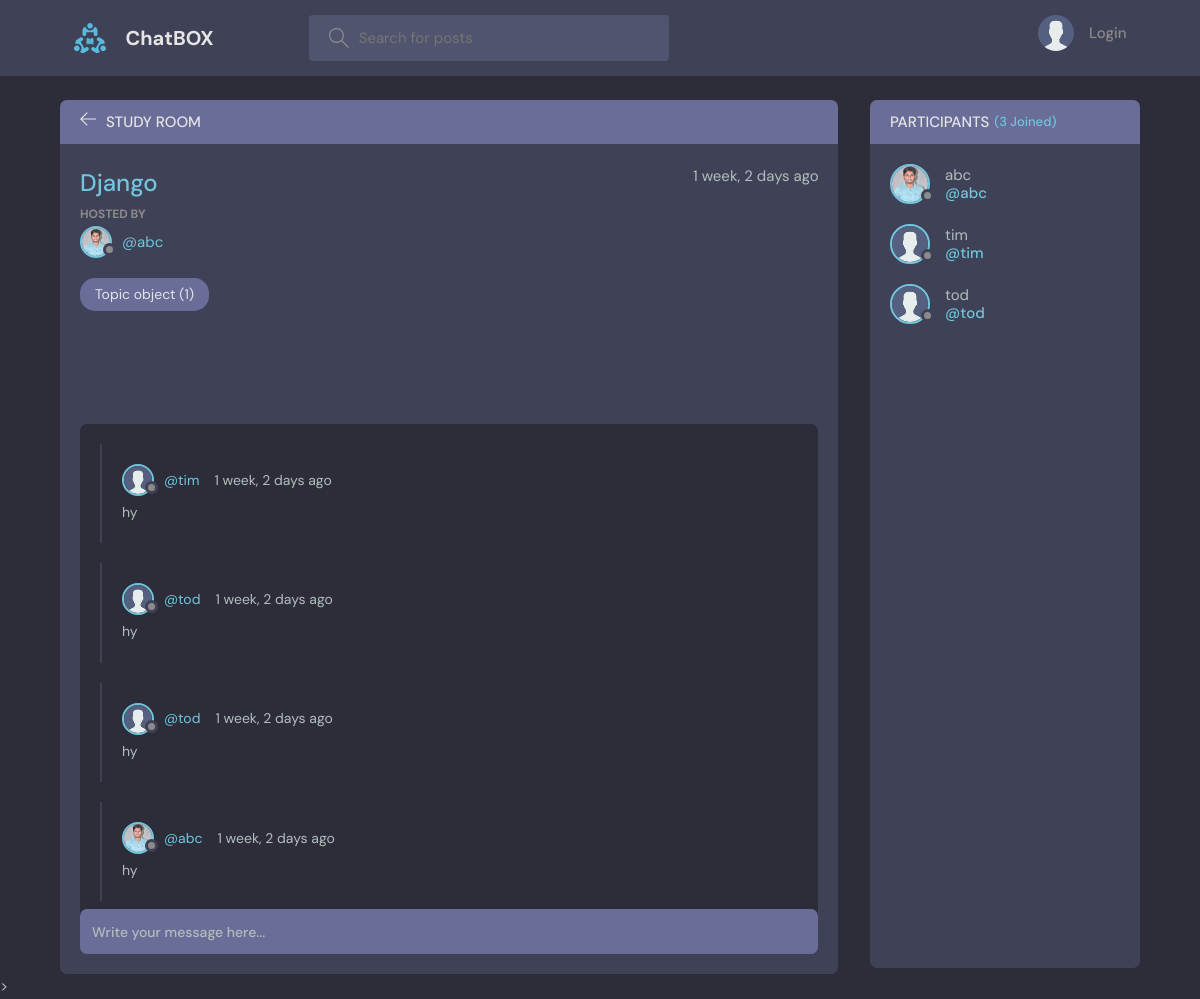
/second/1/, run on the app's committed database.
### project/log_app/models.py (models this page shows, shortened)
class Room(models.Model):
    host = models.ForeignKey(User, on_delete=models.SET_NULL,null=True)
    topic = models.ForeignKey(Topic, on_delete=models.SET_NULL,null=True)
    name = models.CharField(max_length=200)
    description = models.TextField(null=True, blank=True)
    participants = models.ManyToManyField(User, related_name='Participents', blank=True)
    updated = models.DateTimeField(auto_now=True)
    created = models.DateTimeField(auto_now_add=True)
    class Meta:
        ordering = ['-updated' , '-created']

class User(AbstractUser):
    name = models.CharField(max_length=200, null=True)
    email = models.EmailField(unique=True, null=True)
    bio = models.TextField(null=True)
    avatar = models.ImageField(null=True, default="avatar.svg")
    USERNAME_FIELD = 'email'
    REQUIRED_FIELDS = []

class Topic(models.Model):
    name = models.CharField(max_length=200)

class Massage(models.Model):
    user = models.ForeignKey(User, on_delete=models.CASCADE)
    room = models.ForeignKey(Room, on_delete=models.CASCADE)
    body = models.TextField()
    updated = models.DateTimeField(auto_now=True)
    created = models.DateTimeField(auto_now_add=True)

### project/log_app/views.py (the view, shortened to what this page needs)
# urls.py: path('second/<str:pk>/', views.second, name='second'),
def second(request, pk):
    room = Room.objects.get(id=pk)
    room_messages = room.massage_set.all().order_by('-created')
    participants =room.participants.all()
    context = {'room': room, 'room_messages':room_messages, 'participants':participants}
    return render(request, 'second.html', context)

### project/templates/second.html (shortened to what this page needs)
{% extends 'main.html' %}
{% block content %}
<main class="profile-page layout layout--2">
  <div class="container">
    <div class="room">
      <div class="room__top">
        <div class="room__topLeft">
          <a href="{% url 'first' %}">
            <svg version="1.1" xmlns="http://www.w3.org/2000/svg" width="32" height="32" viewBox="0 0 32 32">
              <title>arrow-left</title>
              <path
                d="M13.723 2.286l-13.723 13.714 13.719 13.714 1.616-1.611-10.96-10.96h27.625v-2.286h-27.625l10.965-10.965-1.616-1.607z">
              </path>
            </svg>
          </a>
          <h3>Study Room</h3>
        </div>
      </div>
      <div class="room__box scroll">
        <div class="room__header scroll">
          <div class="room__info">
            <h3>{{room.name}}</h3>
            <span>{{room.created|timesince}} ago</span>
          </div>
          <div class="room__hosted">
            <p>Hosted By</p>
            <a href="{% url 'user-profile' room.host.id %}" class="room__author">
              <div class="avatar avatar--small">
                <img src="{{room.host.avatar.url}}" />
              </div>
              <span>@{{room.host.username}}</span>
            </a>
          </div>
          <span class="room__topics">{{room.topic}}</span>
        </div>
        <div class="room__conversation">
          <div class="threads scroll">
            {% for message in room_messages %}
            <div class="thread">
              <div class="thread__top">
                <div class="thread__author">
                  <a href="{% url 'user-profile' message.user.id %}" class="thread__authorInfo">
                    <div class="avatar avatar--small">
                      <img src="{{message.user.avatar.url}}" />
                    </div>
                    <span>@{{message.user.username}}</span>
                  </a>
                  <span class="thread__date">{{message.created|timesince}} ago</span>
                </div>
              </div>
              <div class="thread__details">
                {{message.body}}
              </div>
            </div>
            {% endfor %}
          </div>
        </div>
      </div>
      <div class="room__message">
        <form action="" method="POST">
          <input name="body" placeholder="Write your message here..." />
        </form>
      </div>
    </div>
    <div class="participants">
      <h3 class="participants__top">Participants <span>({{participants.count}} Joined)</span></h3>
      <div class="participants__list scroll">
        {% for user in participants %}
        <a href="{%  url 'user-profile' user.id %}" class="participant">
          <div class="avatar avatar--medium">
            <img src="{{user.avatar.url}}" />
          </div>
          <p>
            {{user.name}}
            <span>@{{user.username}}</span>
          </p>
        </a>
        {% endfor %}
      </div>
    </div>
  </div>
</main>
{% endblock content %}

### data on the page
Room: name "Django", created "1 week, 2 days", host.avatar (picture), host.username "abc", topic "Topic object (1)"
Massage: user.avatar (placeholder picture), user.username "tim", created "1 week, 2 days", body "hy"
Massage: user.avatar (placeholder picture), user.username "tod", created "1 week, 2 days", body "hy"
Massage: user.avatar (placeholder picture), user.username "tod", created "1 week, 2 days", body "hy"
Massage: user.avatar (picture), user.username "abc", created "1 week, 2 days", body "hy"
User: avatar (picture), name "abc", username "abc"
User: avatar (placeholder picture), name "tim", username "tim"
User: avatar (placeholder picture), name "tod", username "tod"

### other printed values
{{ participants.count }} "3"
